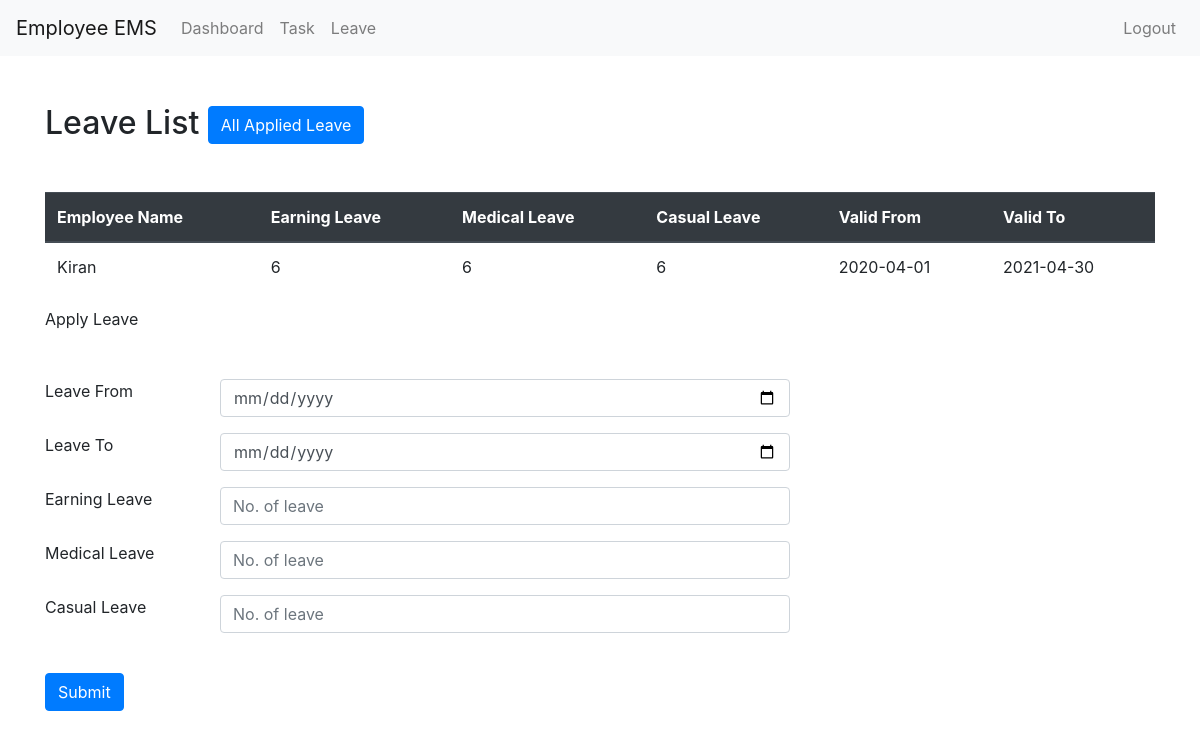
Page /employee/leave.php (signed in) on the committed database.
### tables this page shows
CREATE TABLE `assign_leave` (
  `id` int(255) NOT NULL,
  `v_from` varchar(1000) NOT NULL,
  `v_to` varchar(1000) NOT NULL,
  `e_leave` varchar(1000) NOT NULL,
  `m_leave` varchar(1000) NOT NULL,
  `c_leave` varchar(1000) NOT NULL,
  `assign_to` int(255) NOT NULL,
  `assign_by` varchar(1000) NOT NULL,
  `modified_date` timestamp NOT NULL DEFAULT CURRENT_TIMESTAMP ON UPDATE CURRENT_TIMESTAMP
);

CREATE TABLE `users` (
  `user_id` int(255) NOT NULL,
  `name` varchar(1000) NOT NULL,
  `email` varchar(1000) NOT NULL,
  `password` varchar(1000) NOT NULL,
  `department` varchar(1000) NOT NULL,
  `role` varchar(100) NOT NULL,
  `created_on` timestamp NOT NULL DEFAULT CURRENT_TIMESTAMP ON UPDATE CURRENT_TIMESTAMP
);

### employee/leave.php (the view, shortened to what this page needs)
<?php
include '../auth/auth.php';
include 'header.php';
?>
<div class="admin-dashboard">
	<div class="container">
		<h2 class="mt-5 mb-5">Leave List <a class="btn btn-primary" href="applied-leave.php">All Applied Leave</a> </h2>
		<table class="table">
			<thead class="thead-dark">
				<tr>
					<th scope="col">Employee Name</th>
					<th scope="col">Earning Leave</th>
					<th scope="col">Medical Leave</th>
					<th scope="col">Casual Leave</th>
					<th scope="col">Valid From</th>
					<th scope="col">Valid To</th>
				</tr>
			</thead>
			<tbody>
				<?php
				$user_id= $_SESSION['user_id'];
				$query= "Select * from `assign_leave` t1 join 	`users` t2 on t1.assign_to=t2.user_id where t2.user_id=$user_id";
				$res= mysqli_query($conn, $query);
				$count= mysqli_num_rows($res);
				if($count>0){
					while ( $row= mysqli_fetch_array($res)) {
						?>
						<tr>
							<td><?php echo $row['name']; ?></td>
							<td class="e_leave"><?php echo $row['e_leave']; ?></td>
							<td class="m_leave"> <?php echo $row['m_leave']; ?></td>
							<td class="c_leave"><?php echo $row['c_leave']; ?></td>
							<td class="v_from"><?php echo $row['v_from']; ?></td>
							<td class="v_to"><?php echo $row['v_to']; ?></td>
						</tr>
						<?php
					}
				}else{
					echo "No record found";
				} ?>
			</tbody>
		</table>
		<form  method="POST" action="apply-leave.php" >
					<div class="mb-5">
						Apply Leave
					</div>
				<div class="row">
					<div class="col-md-8">
						<div class="form-group row">
			    			<label class="col-md-3" for="message">Leave From</label>
							<input class="col-md-9 form-control" type="date" name="l_from" placeholder="dd/mm/yyyy" onblur="checkDate(this.value)">
						</div>
						<div class="form-group row">
			    			<label class="col-md-3" for="message">Leave To</label>
							<input class="col-md-9 form-control" type="date" name="l_to" placeholder="dd/mm/yyyy" onblur="checkDate(this.value)">
						</div>
						<div class="form-group row">
			    			<label class="col-md-3" for="message">Earning Leave</label>
							<input class="col-md-9 form-control" type="text" name="eleave" placeholder="No. of leave" onblur="checkeleave(this.value)">
						</div>
						<div class="form-group row">
			    			<label class="col-md-3" for="message">Medical Leave</label>
							<input class="col-md-9 form-control" type="text" name="mleave" placeholder="No. of leave" onblur="checkmleave(this.value)">
						</div>
						<div class="form-group row">
			    			<label class="col-md-3" for="message">Casual Leave</label>
							<input class="col-md-9 form-control" type="text" name="cleave" placeholder="No. of leave" onblur="checkcleave(this.value)">
						</div>
					</div>
				</div>
				<div class="text-left">
					<button type="submit" class="btn btn-primary mt-4">Submit</button>
				</div>
			</form>
	</div>
</div>
<?php
include '../footer.php';
?>

### rows in the picture
assign_leave: users.name "Kiran", e_leave "6", m_leave "6", c_leave "6", v_from "2020-04-01", v_to "2021-04-30"
